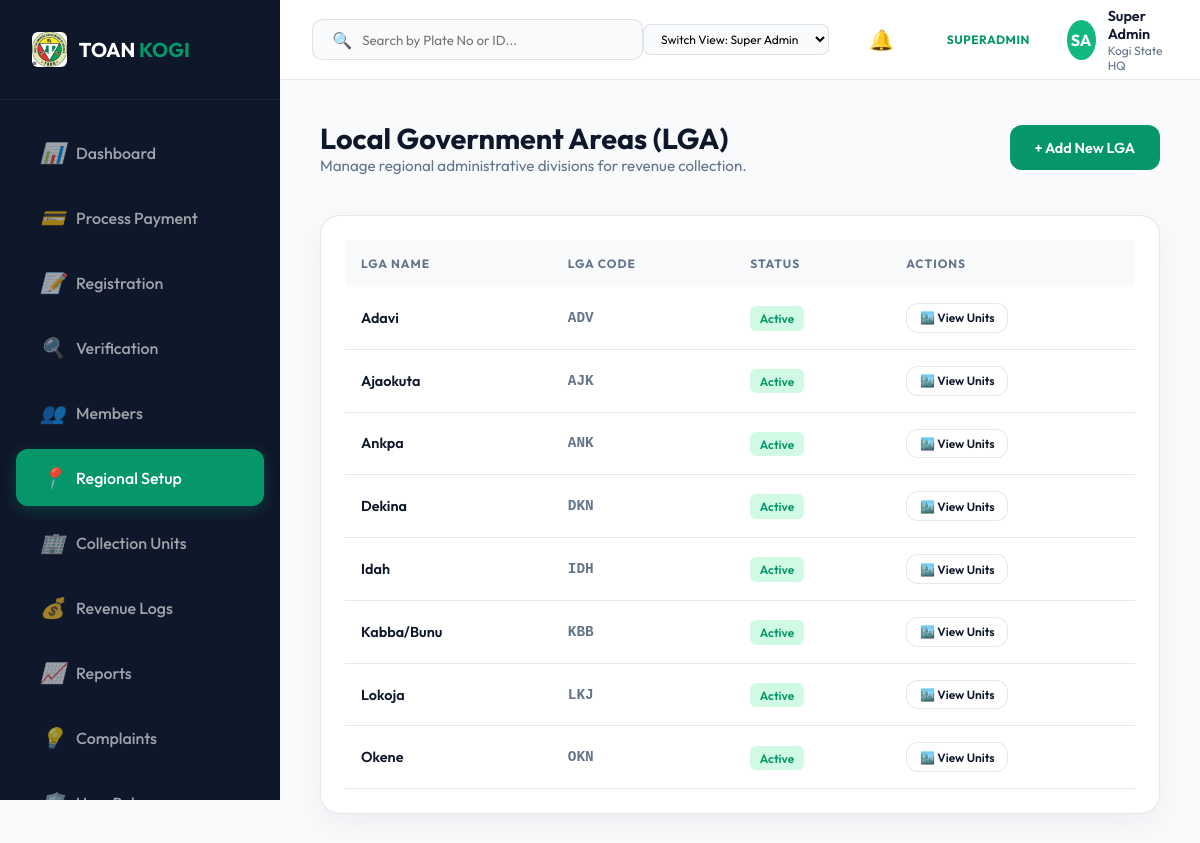
The page /public/admin/lgas (signed in) on the database its author committed.
### tables this page shows
CREATE TABLE IF NOT EXISTS `lgas` (
  `id` int(11) NOT NULL AUTO_INCREMENT,
  `name` varchar(100) NOT NULL,
  `code` varchar(10) NOT NULL UNIQUE,
  PRIMARY KEY (`id`)
);

### app/Controllers/Admin.php (called while the page is built, shortened)
<?php
class Admin extends Controller
{
    private $adminModel;
    public function __construct()
    {
        $this->adminModel = $this->model('Admin');
    }
    public function lgas()
    {
        $lgas = $this->adminModel->getLgas();
        $data = [
            'title' => 'Regional Setup - LGAs | ' . SITENAME,
            'active_page' => 'lgas',
            'lgas' => $lgas
        ];
        $this->view('admin/lgas', $data);
    }
}

### app/Core/App.php (called while the page is built, shortened)
<?php
class App
{
    protected $method = 'index';
    public function __construct()
    {
        $url = $this->parseUrl();
        if (isset($url[0])) {
            $controllerPath = APPROOT . '/Controllers/' . ucfirst($url[0]) . '.php';
            if (file_exists($controllerPath)) {
                unset($url[0]);
            }
        }
        $this->controller = new $controllerClassName;
        if (isset($url[1])) {
            if (method_exists($this->controller, $url[1])) {
                $this->method = $url[1];
                unset($url[1]);
            }
        }
        $this->params = $url ? array_values($url) : [];
        call_user_func_array([$this->controller, $this->method], $this->params);
    }
    protected function parseUrl()
    {
        if (isset($_GET['url'])) {
            return explode('/', filter_var(rtrim($_GET['url'], '/'), FILTER_SANITIZE_URL));
        }
        $urlPath = trim($urlPath, '/');
        return explode('/', filter_var($urlPath, FILTER_SANITIZE_URL));
    }
}

### public/index.php (called while the page is built, shortened)
<?php
$app = new App();

### app/Core/Database.php (called while the page is built, shortened)
<?php
class Database
{
    private $host = DB_HOST;
    private $user = DB_USER;
    private $pass = DB_PASS;
    private $dbname = DB_NAME;
    private $dbh;
    private $stmt;
    public function __construct()
    {
        $dsn = "mysql:host=" . $this->host . ";dbname=" . $this->dbname;
        $options = [
            PDO::ATTR_PERSISTENT => true,
            PDO::ATTR_ERRMODE => PDO::ERRMODE_EXCEPTION
        ];
        try {
            $this->dbh = new PDO($dsn, $this->user, $this->pass, $options);
        } catch (PDOException $e) {
            $this->error = $e->getMessage();
            echo $this->error;
        }
    }
    public function query($sql)
    {
        $this->stmt = $this->dbh->prepare($sql);
    }
    public function execute()
    {
        return $this->stmt->execute();
    }
    public function resultSet()
    {
        $this->execute();
        return $this->stmt->fetchAll(PDO::FETCH_OBJ);
    }
}

### app/Models/Admin.php (called while the page is built, shortened)
<?php
class Admin
{
    private $db;
    public function __construct()
    {
        $this->db = new Database;
    }
    public function getLgas()
    {
        $this->db->query('SELECT * FROM lgas ORDER BY name ASC');
        return $this->db->resultSet();
    }
}

### app/Views/admin/lgas.php (the view, shortened to what this page needs)
<?php require APPROOT . '/Views/inc/admin/header.php'; ?>
<div class="page-header">
    <div style="display: flex; justify-content: space-between; align-items: center;">
        <div>
            <h1 class="page-title">Local Government Areas (LGA)</h1>
            <p class="page-subtitle">Manage regional administrative divisions for revenue collection.</p>
        </div>
        <button class="btn btn-primary" onclick="openModal('addLgaModal')">+ Add New LGA</button>
    </div>
</div>
<div class="card">
    <div class="table-container">
        <table>
            <thead>
                <tr>
                    <th>LGA Name</th>
                    <th>LGA Code</th>
                    <th>Status</th>
                    <th>Actions</th>
                </tr>
            </thead>
            <tbody>
                <?php foreach($data['lgas'] as $lga): ?>
                <tr>
                    <td style="font-weight: 600;"><?php echo $lga->name; ?></td>
                    <td style="font-family: monospace; font-weight: 600; color: var(--text-muted);"><?php echo $lga->code; ?></td>
                    <td><span class="status-check paid">Active</span></td>
                    <td>
                        <div style="display: flex; gap: 10px;">
                            <a href="<?php echo URLROOT; ?>/admin/units?lga_id=<?php echo $lga->id; ?>" class="btn btn-outline" style="padding: 0.4rem 0.8rem; font-size: 0.75rem; text-decoration: none;">🏙️ View Units</a>
                        </div>
                    </td>
                </tr>
                <?php endforeach; ?>
            </tbody>
        </table>
    </div>
</div>
<?php require APPROOT . '/Views/inc/admin/footer.php'; ?>

### app/Core/Controller.php (shortened to what this page needs)
<?php
class Controller
{
    public function model($model)
    {
        return new $modelClass;
    }
    public function view($view, $data = [])
    {
        extract($data);
        $viewFile = APPROOT . '/Views/' . $view . '.php';
        if (file_exists($viewFile)) {
            require_once $viewFile;
        } else {
            die("View does not exist.");
        }
    }
}

### app/Views/inc/admin/header.php (shortened to what this page needs)
<!DOCTYPE html>
<html lang="en">
<head>
    <link rel="stylesheet" href="<?php echo URLROOT; ?>/assets/admin/css/admin.css">
</head>
<body>
<?php require APPROOT . '/Views/inc/admin/sidebar.php'; ?>
<div class="main-layout">
    <header class="topbar">
        <div class="search-bar">
            <span>🔍</span>
            <input type="text" placeholder="Search by Plate No or ID...">
        </div>
        <div class="user-nav">
            <div class="role-switcher" style="margin-right: 1rem;">
                <select onchange="window.location.href=this.value" style="padding: 0.4rem 0.8rem; border-radius: 8px; border: 1px solid var(--glass-border); font-family: inherit; font-size: 0.75rem; background: var(--bg-alt); cursor: pointer;">
                    <option value="#">Switch View: Super Admin</option>
                </select>
            </div>
            <div class="notifications-bell" style="position: relative; cursor: pointer; font-size: 1.25rem; margin-right: 1rem;" onclick="alert('Digital Verification Alert: New registration pending in Lokoja Central Unit 1.')">
                <span>🔔</span>
                <span style="position: absolute; top: -5px; right: -5px; background: var(--accent-red); color: white; border-radius: 50%; width: 15px; height: 15px; font-size: 0.6rem; display: flex; align-items: center; justify-content: center; font-weight: 700;">2</span>
            </div>
            <span class="role-badge"><?php echo str_replace('_', ' ', strtoupper($_SESSION['user_role'])); ?></span>
            <div class="user-profile">
                <div class="user-avatar">
                    <?php
                        $names = explode(' ', $_SESSION['user_name']);
                        $initials = '';
                        foreach($names as $n) $initials .= substr($n, 0, 1);
                        echo strtoupper($initials);
                    ?>
                </div>
                <div class="user-info">
                    <p style="font-weight: 600; font-size: 0.9rem;"><?php echo $_SESSION['user_name']; ?></p>
                    <p style="font-size: 0.75rem; color: var(--text-muted);">
                        <?php
                            if($_SESSION['user_role'] == 'superadmin') echo 'Kogi State HQ';
                            elseif($_SESSION['user_role'] == 'lga_admin') echo ($_SESSION['user_lga_name'] ?? 'Division HQ');
                            else echo ($_SESSION['user_lga_name'] ?? 'N/A') . ' / ' . ($_SESSION['user_unit_name'] ?? 'General');
                        ?>
                    </p>
                </div>
            </div>
        </div>
    </header>
    <main class="page-content">

### app/Views/inc/admin/sidebar.php (shortened to what this page needs)
<aside class="sidebar">
    <div class="sidebar-header">
        <img src="<?php echo URLROOT; ?>/images/logo.jpeg" alt="TOAN Logo" class="sidebar-logo">
        <h1 class="sidebar-title">TOAN <span>KOGI</span></h1>
    </div>
    <ul class="sidebar-menu">
        <li class="menu-item">
            <a href="<?php echo URLROOT; ?>/admin/index" class="menu-link <?php echo (isset($data['active_page']) && $data['active_page'] == 'dashboard') ? 'active' : ''; ?>">
                <i>📊</i> <span>Dashboard</span>
            </a>
        </li>
        <li class="menu-item">
            <a href="<?php echo URLROOT; ?>/admin/payment" class="menu-link <?php echo (isset($data['active_page']) && $data['active_page'] == 'payment') ? 'active' : ''; ?>">
                <i>💳</i> <span>Process Payment</span>
            </a>
        </li>
        <?php if ($_SESSION['user_role'] != 'agent') : ?>
        <li class="menu-item">
            <a href="<?php echo URLROOT; ?>/admin/registration" class="menu-link <?php echo (isset($data['active_page']) && $data['active_page'] == 'registration') ? 'active' : ''; ?>">
                <i>📝</i> <span>Registration</span>
            </a>
        </li>
        <?php endif; ?>
        <li class="menu-item">
            <a href="<?php echo URLROOT; ?>/admin/verification" class="menu-link <?php echo (isset($data['active_page']) && $data['active_page'] == 'verification') ? 'active' : ''; ?>">
                <i>🔍</i> <span>Verification</span>
            </a>
        </li>
        <li class="menu-item">
            <a href="<?php echo URLROOT; ?>/admin/members" class="menu-link <?php echo (isset($data['active_page']) && $data['active_page'] == 'members') ? 'active' : ''; ?>">
                <i>👥</i> <span>Members</span>
            </a>
        </li>
        <?php if ($_SESSION['user_role'] == 'superadmin' || $_SESSION['user_role'] == 'lga_admin') : ?>
        <li class="menu-item">
            <a href="<?php echo URLROOT; ?>/admin/lgas" class="menu-link <?php echo (isset($data['active_page']) && $data['active_page'] == 'lgas') ? 'active' : ''; ?>">
                <i>📍</i> <span>Regional Setup</span>
            </a>
        </li>
        <li class="menu-item">
            <a href="<?php echo URLROOT; ?>/admin/units" class="menu-link <?php echo (isset($data['active_page']) && $data['active_page'] == 'units') ? 'active' : ''; ?>">
                <i>🏢</i> <span>Collection Units</span>
            </a>
        </li>
        <?php endif; ?>
        <li class="menu-item">
            <a href="<?php echo URLROOT; ?>/admin/revenue" class="menu-link <?php echo (isset($data['active_page']) && $data['active_page'] == 'revenue') ? 'active' : ''; ?>">
                <i>💰</i> <span>Revenue Logs</span>
            </a>
        </li>
        <li class="menu-item">
            <a href="<?php echo URLROOT; ?>/admin/reports" class="menu-link <?php echo (isset($data['active_page']) && $data['active_page'] == 'reports') ? 'active' : ''; ?>">
                <i>📈</i> <span>Reports</span>
            </a>
        </li>
        <li class="menu-item">
            <a href="<?php echo URLROOT; ?>/admin/complaints" class="menu-link <?php echo (isset($data['active_page']) && $data['active_page'] == 'complaints') ? 'active' : ''; ?>">
                <i>💡</i> <span>Complaints</span>
            </a>
        </li>
        <?php if ($_SESSION['user_role'] == 'superadmin' || $_SESSION['user_role'] == 'lga_admin') : ?>
        <li class="menu-item">
            <a href="<?php echo URLROOT; ?>/admin/users" class="menu-link <?php echo (isset($data['active_page']) && $data['active_page'] == 'users') ? 'active' : ''; ?>">
                <i>🛡️</i> <span>User Roles</span>
            </a>
        </li>
        <?php endif; ?>
    </ul>
</aside>

### app/Views/inc/admin/footer.php (shortened to what this page needs)
    </main>
</div>
</body>
</html>

### public/assets/admin/css/admin.css (style rules this page uses)
:root { --primary: #059669; --primary-dark: #047857; --secondary: #d97706; --accent: #10b981; --dark: #0f172a; --dark-alt: #1e293b; --light: #ffffff; --bg-alt: #f8fafc; --text-muted: #64748b; --glass: rgba(255, 255, 255, 0.7); --glass-border: rgba(15, 23, 42, 0.1); --shadow: 0 10px 30px rgba(15, 23, 42, 0.05); --sidebar-width: 280px; --transition: all 0.3s cubic-bezier(0.4, 0, 0.2, 1); }
* { margin: 0; padding: 0; box-sizing: border-box; }
body { font-family: 'Outfit', sans-serif; background-color: var(--bg-alt); color: var(--dark); display: flex; min-height: 100vh; }
.sidebar { width: var(--sidebar-width); background: var(--dark); color: white; height: 100vh; position: fixed; left: 0; top: 0; display: flex; flex-direction: column; z-index: 100; transition: var(--transition); }
.sidebar-header { padding: 2rem; display: flex; align-items: center; gap: 12px; border-bottom: 1px solid rgba(255,255,255,0.05); }
.sidebar-logo { height: 35px; border-radius: 6px; }
.sidebar-title { font-size: 1.25rem; font-weight: 700; }
.sidebar-title span { color: var(--primary); }
.sidebar-menu { flex: 1; padding: 1.5rem 1rem; list-style: none; overflow-y: auto; }
.menu-item { margin-bottom: 0.5rem; }
.menu-link { display: flex; align-items: center; gap: 12px; padding: 1rem 1.5rem; color: rgba(255,255,255,0.6); text-decoration: none; border-radius: 12px; transition: var(--transition); font-weight: 500; }
.menu-link:hover, .menu-link.active { color: white; background: rgba(255,255,255,0.05); }
.menu-link.active { background: var(--primary); color: white; box-shadow: 0 4px 15px rgba(5, 150, 105, 0.3); }
.menu-link i { font-size: 1.25rem; width: 24px; text-align: center; }
.main-layout { margin-left: var(--sidebar-width); flex: 1; display: flex; flex-direction: column; min-width: 0; }
.topbar { height: 80px; background: white; border-bottom: 1px solid var(--glass-border); display: flex; align-items: center; justify-content: space-between; padding: 0 2rem; position: sticky; top: 0; z-index: 50; }
.search-bar { display: flex; align-items: center; background: var(--bg-alt); padding: 0.6rem 1.2rem; border-radius: 10px; width: 350px; border: 1px solid var(--glass-border); }
.search-bar input { background: none; border: none; outline: none; padding-left: 10px; width: 100%; color: var(--dark); font-family: inherit; }
.user-nav { display: flex; align-items: center; gap: 1.5rem; }
.role-badge { padding: 0.4rem 0.8rem; border-radius: 50px; background: var(--primary-light); color: var(--primary); font-size: 0.75rem; font-weight: 700; text-transform: uppercase; letter-spacing: 0.5px; }
.user-profile { display: flex; align-items: center; gap: 12px; cursor: pointer; }
.user-avatar { width: 40px; height: 40px; background: var(--accent); color: white; border-radius: 50%; display: flex; align-items: center; justify-content: center; font-weight: 700; }
.page-content { padding: 2.5rem; }
.page-header { margin-bottom: 2.5rem; }
.page-title { font-size: 1.8rem; font-weight: 700; color: var(--dark); }
.page-subtitle { color: var(--text-muted); font-size: 0.95rem; }
.card { background: white; border-radius: 20px; padding: 1.5rem; box-shadow: var(--shadow); border: 1px solid var(--glass-border); }
.btn { display: inline-flex; align-items: center; justify-content: center; padding: 0.8rem 1.5rem; border-radius: 12px; font-weight: 600; font-family: inherit; cursor: pointer; transition: var(--transition); border: 1px solid transparent; font-size: 0.9rem; gap: 8px; text-decoration: none; }
.btn-primary { background: var(--primary); color: white; }
.btn-outline { background: white; border-color: var(--glass-border); color: var(--dark); }
.table-container { overflow-x: auto; }
table { width: 100%; border-collapse: collapse; }
th { text-align: left; padding: 1rem; background: var(--bg-alt); font-size: 0.75rem; text-transform: uppercase; letter-spacing: 1px; color: var(--text-muted); font-weight: 700; }
td { padding: 1rem; border-bottom: 1px solid var(--glass-border); font-size: 0.9rem; }
.status-check { padding: 0.3rem 0.6rem; border-radius: 6px; font-size: 0.75rem; font-weight: 600; }
.paid { background: #d1fae5; color: #059669; }

### rows shown on the page
lgas: name "Adavi", code "ADV"
lgas: name "Ajaokuta", code "AJK"
lgas: name "Ankpa", code "ANK"
lgas: name "Dekina", code "DKN"
lgas: name "Idah", code "IDH"
lgas: name "Kabba/Bunu", code "KBB"
lgas: name "Lokoja", code "LKJ"
lgas: name "Okene", code "OKN"

### other values the page prints
str_replace('_', ' ', strtoupper($_SESSION['user_role'])) "SUPERADMIN"
$initials "SA"
$_SESSION['user_name'] "Super Admin"
